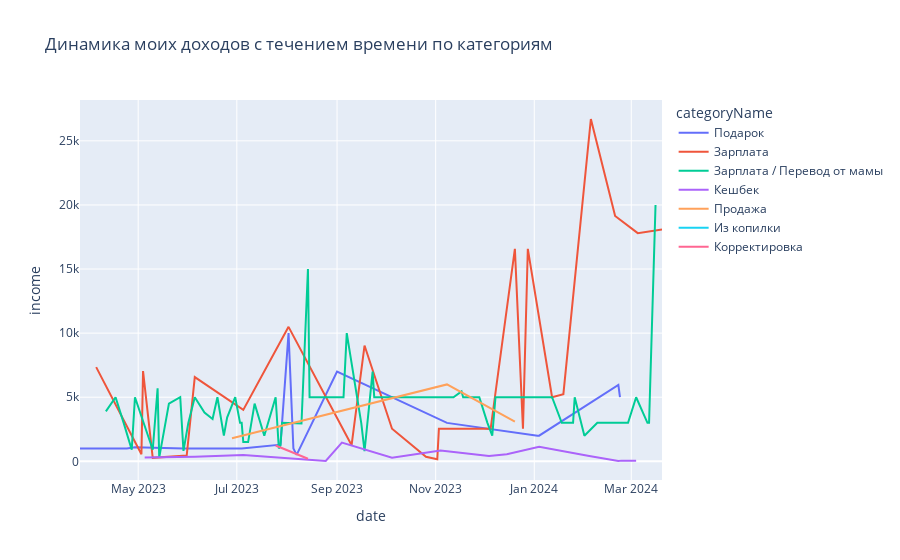

The notebook cell this image was saved under:
### Code cell
plot_data = data.groupby(['date', 'categoryName'], as_index=False) \
    .agg({'income' : 'sum'}) \
    .sort_values('date')

plot_data = plot_data[(plot_data['income'] < 100000)].copy()

px.line(plot_data, x='date', y='income', color='categoryName',
        title='Динамика моих доходов с течением времени по категориям')

### Figure 1 — Plotly figure (JSON) as saved in the notebook; plotly's stock layout.template omitted (floating-point values rounded to 4 significant figures)
{"data": [{"hovertemplate": "categoryName=Подарок<br>date=%{x}<br>income=%{y}<extra></extra>", "legendgroup": "Подарок", "line": {"color": "#636efa", "dash": "solid"}, "marker": {"symbol": "circle"}, "mode": "lines", "name": "Подарок", "orientation": "v", "showlegend": true, "type": "scatter", "x": ["2023-03-26T00:00:00", "2023-04-24T00:00:00", "2023-04-29T00:00:00", "2023-05-22T00:00:00", "2023-05-29T00:00:00", "2023-06-19T00:00:00", "2023-07-04T00:00:00", "2023-07-28T00:00:00", "2023-08-02T00:00:00", "2023-08-05T00:00:00", "2023-08-07T00:00:00", "2023-09-01T00:00:00", "2023-11-08T00:00:00", "2024-01-03T00:00:00", "2024-01-04T00:00:00", "2024-02-22T00:00:00", "2024-02-23T00:00:00"], "xaxis": "x", "y": [1000, 1000, 1100, 1000, 1000, 1000, 1000, 1300, 10000, 1000, 500, 7000, 3000, 2000, 2000, 5960, 5000], "yaxis": "y"}, {"hovertemplate": "categoryName=Зарплата<br>date=%{x}<br>income=%{y}<extra></extra>", "legendgroup": "Зарплата", "line": {"color": "#EF553B", "dash": "solid"}, "marker": {"symbol": "circle"}, "mode": "lines", "name": "Зарплата", "orientation": "v", "showlegend": true, "type": "scatter", "x": ["2023-04-05T00:00:00", "2023-05-03T00:00:00", "2023-05-04T00:00:00", "2023-05-10T00:00:00", "2023-05-31T00:00:00", "2023-06-05T00:00:00", "2023-07-05T00:00:00", "2023-08-02T00:00:00", "2023-09-10T00:00:00", "2023-09-18T00:00:00", "2023-10-05T00:00:00", "2023-10-26T00:00:00", "2023-11-02T00:00:00", "2023-11-03T00:00:00", "2023-12-05T00:00:00", "2023-12-20T00:00:00", "2023-12-25T00:00:00", "2023-12-28T00:00:00", "2024-01-12T00:00:00", "2024-01-19T00:00:00", "2024-02-05T00:00:00", "2024-02-20T00:00:00", "2024-03-05T00:00:00", "2024-03-20T00:00:00"], "xaxis": "x", "y": [7350, 550, 7039, 270, 450, 6568.0, 4011.0, 10490, 1260, 9033, 2539, 350, 163.2, 2539, 2539, 16570.0, 2539, 16570.0, 5000, 5239.0, 26700.0, 19140, 17799, 18087], "yaxis": "y"}, {"hovertemplate": "categoryName=Зарплата / Перевод от мамы<br>date=%{x}<br>income=%{y}<extra></extra>", "legendgroup": "Зарплата / Перевод от мамы", "line": {"color": "#00cc96", "dash": "solid"}, "marker": {"symbol": "circle"}, "mode": "lines", "name": "Зарплата / Перевод от мамы", "orientation": "v", "showlegend": true, "type": "scatter", "x": ["2023-04-11T00:00:00", "2023-04-17T00:00:00", "2023-04-22T00:00:00", "2023-04-27T00:00:00", "2023-04-29T00:00:00", "2023-05-10T00:00:00", "2023-05-13T00:00:00", "2023-05-14T00:00:00", "2023-05-20T00:00:00", "2023-05-27T00:00:00", "2023-05-29T00:00:00", "2023-06-01T00:00:00", "2023-06-05T00:00:00", "2023-06-11T00:00:00", "2023-06-16T00:00:00", "2023-06-19T00:00:00", "2023-06-23T00:00:00", "2023-06-25T00:00:00", "2023-06-30T00:00:00", "2023-07-03T00:00:00", "2023-07-04T00:00:00", "2023-07-05T00:00:00", "2023-07-08T00:00:00", "2023-07-12T00:00:00", "2023-07-18T00:00:00", "2023-07-25T00:00:00", "2023-07-27T00:00:00", "2023-07-28T00:00:00", "2023-07-29T00:00:00", "2023-08-10T00:00:00", "2023-08-14T00:00:00", "2023-08-15T00:00:00", "2023-08-20T00:00:00", "2023-08-24T00:00:00", "2023-08-28T00:00:00", "2023-09-05T00:00:00", "2023-09-07T00:00:00", "2023-09-16T00:00:00", "2023-09-18T00:00:00", "2023-09-23T00:00:00", "2023-09-24T00:00:00", "2023-09-30T00:00:00", "2023-10-03T00:00:00", "2023-10-09T00:00:00", "2023-10-16T00:00:00", "2023-10-25T00:00:00", "2023-10-30T00:00:00", "2023-11-06T00:00:00", "2023-11-12T00:00:00", "2023-11-17T00:00:00", "2023-11-18T00:00:00", "2023-11-25T00:00:00", "2023-11-28T00:00:00", "2023-12-03T00:00:00", "2023-12-06T00:00:00", "2023-12-08T00:00:00", "2023-12-12T00:00:00", "2023-12-15T00:00:00", "2023-12-25T00:00:00", "2024-01-12T00:00:00", "2024-01-18T00:00:00", "2024-01-25T00:00:00", "2024-01-26T00:00:00", "2024-02-01T00:00:00", "2024-02-09T00:00:00", "2024-02-12T00:00:00", "2024-02-28T00:00:00", "2024-03-04T00:00:00", "2024-03-11T00:00:00", "2024-03-12T00:00:00", "2024-03-16T00:00:00"], "xaxis": "x", "y": [3900, 5000, 3000, 910, 5000, 906, 5700, 290.0, 4500, 5000, 811, 3000, 5000, 3800, 3300, 5000, 2000, 3410, 5000, 3000, 3000, 1500, 1500, 4500, 2000, 5000, 1000, 1235, 3000, 2957, 15000, 5000, 5000, 5000, 5000, 5000, 10000, 2960, 800, 7000, 5000, 5000, 5000, 5000, 5000, 5000, 5000, 5000, 5000, 5461, 5000, 5000, 5000, 3000, 2000, 5000, 5000, 4960, 5000, 5000, 3000, 3000, 5000, 2000, 3000, 3000, 3000, 5000, 3000, 3000, 20000], "yaxis": "y"}, {"hovertemplate": "categoryName=Кешбек<br>date=%{x}<br>income=%{y}<extra></extra>", "legendgroup": "Кешбек", "line": {"color": "#ab63fa", "dash": "solid"}, "marker": {"symbol": "circle"}, "mode": "lines", "name": "Кешбек", "orientation": "v", "showlegend": true, "type": "scatter", "x": ["2023-05-05T00:00:00", "2023-06-05T00:00:00", "2023-07-05T00:00:00", "2023-08-05T00:00:00", "2023-08-25T00:00:00", "2023-09-04T00:00:00", "2023-10-05T00:00:00", "2023-11-04T00:00:00", "2023-12-04T00:00:00", "2023-12-15T00:00:00", "2024-01-04T00:00:00", "2024-02-04T00:00:00", "2024-02-22T00:00:00", "2024-02-24T00:00:00", "2024-02-28T00:00:00", "2024-03-04T00:00:00"], "xaxis": "x", "y": [304, 364.3, 492.8, 191.5, 26.8, 1460.0, 282, 839, 407.4, 561, 1135, 419.8, 25.89, 54.78, 54.82, 54], "yaxis": "y"}, {"hovertemplate": "categoryName=Продажа<br>date=%{x}<br>income=%{y}<extra></extra>", "legendgroup": "Продажа", "line": {"color": "#FFA15A", "dash": "solid"}, "marker": {"symbol": "circle"}, "mode": "lines", "name": "Продажа", "orientation": "v", "showlegend": true, "type": "scatter", "x": ["2023-06-28T00:00:00", "2023-11-08T00:00:00", "2023-12-20T00:00:00"], "xaxis": "x", "y": [1800, 6000, 3100], "yaxis": "y"}, {"hovertemplate": "categoryName=Из копилки<br>date=%{x}<br>income=%{y}<extra></extra>", "legendgroup": "Из копилки", "line": {"color": "#19d3f3", "dash": "solid"}, "marker": {"symbol": "circle"}, "mode": "lines", "name": "Из копилки", "orientation": "v", "showlegend": true, "type": "scatter", "x": ["2023-07-02T00:00:00"], "xaxis": "x", "y": [1900], "yaxis": "y"}, {"hovertemplate": "categoryName=Корректировка<br>date=%{x}<br>income=%{y}<extra></extra>", "legendgroup": "Корректировка", "line": {"color": "#FF6692", "dash": "solid"}, "marker": {"symbol": "circle"}, "mode": "lines", "name": "Корректировка", "orientation": "v", "showlegend": true, "type": "scatter", "x": ["2023-07-25T00:00:00", "2023-08-14T00:00:00"], "xaxis": "x", "y": [1232, 200], "yaxis": "y"}], "layout": {"legend": {"title": {"text": "categoryName"}, "tracegroupgap": 0}, "title": {"text": "Динамика моих доходов с течением времени по категориям"}, "xaxis": {"anchor": "y", "domain": [0, 1], "title": {"text": "date"}}, "yaxis": {"anchor": "x", "domain": [0, 1], "title": {"text": "income"}}}}
